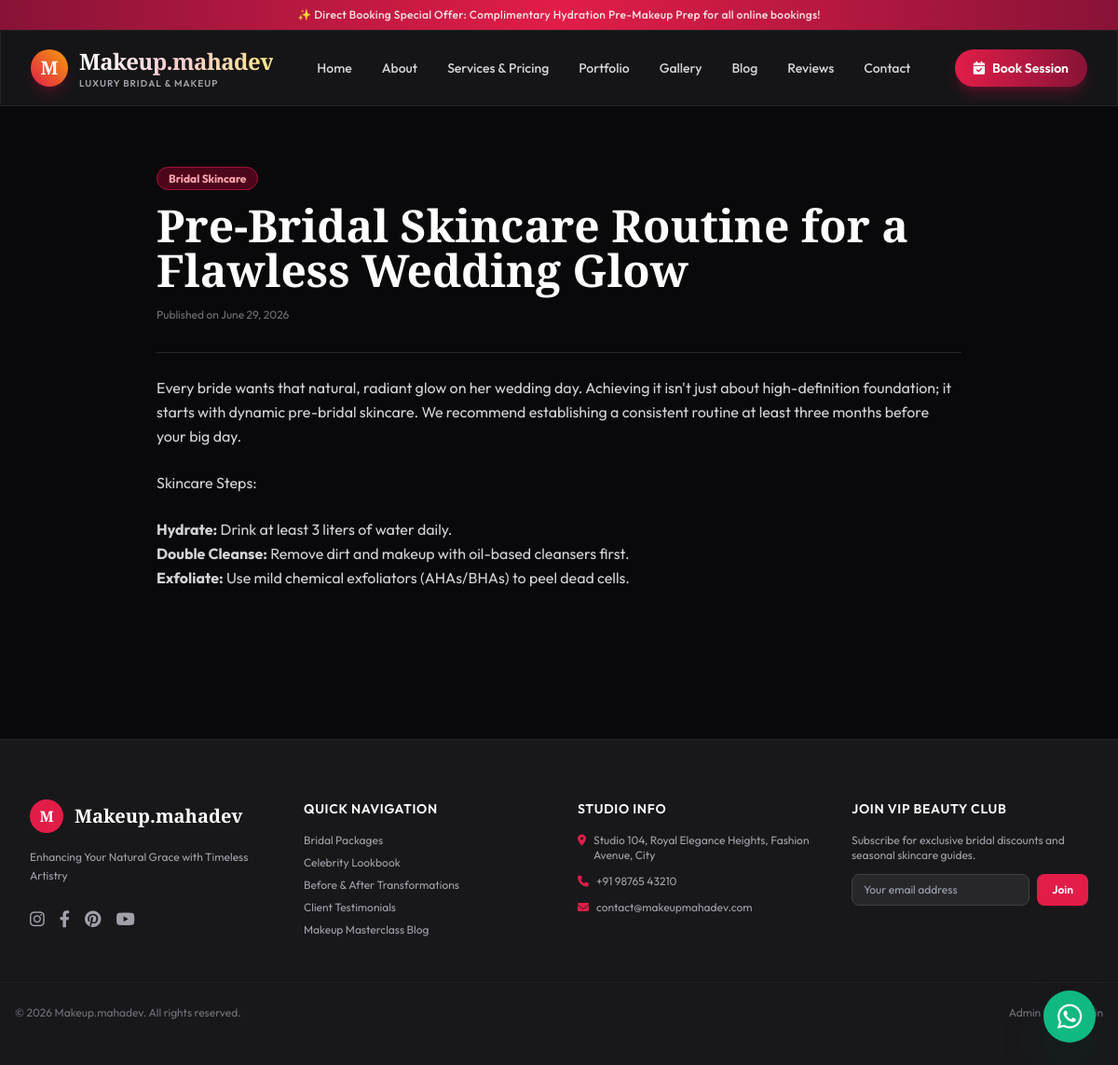
/blog/pre-bridal-skincare-routine-wedding-glow, run on the app's committed database.
### tables this page shows
CREATE TABLE `blogs` (
  `id` INT AUTO_INCREMENT PRIMARY KEY,
  `category_id` INT NULL,
  `title` VARCHAR(200) NOT NULL,
  `slug` VARCHAR(220) NOT NULL UNIQUE,
  `content` LONGTEXT NOT NULL,
  `featured_image` VARCHAR(255) NULL,
  `meta_title` VARCHAR(200) NULL,
  `meta_description` TEXT NULL,
  `status` ENUM('draft', 'published') DEFAULT 'published',
  `views_count` INT DEFAULT 0,
  `published_at` DATETIME DEFAULT CURRENT_TIMESTAMP,
  `created_at` TIMESTAMP DEFAULT CURRENT_TIMESTAMP,
  FOREIGN KEY (`category_id`) REFERENCES `blog_categories`(`id`) ON DELETE SET NULL
);

CREATE TABLE `blog_categories` (
  `id` INT AUTO_INCREMENT PRIMARY KEY,
  `name` VARCHAR(100) NOT NULL,
  `slug` VARCHAR(120) NOT NULL UNIQUE
);

### app/Controllers/BlogController.php (called while the page is built, shortened)
<?php
class BlogController extends Controller {
    public function detail($slug) {
        $post = Blog::findBySlug($slug);
        $data = [
            'meta_title' => $post['title'] . ' | Makeup.mahadev',
            'post' => $post
        ];
        $this->view('frontend/blog_detail', $data);
    }
}

### app/Core/App.php (called while the page is built, shortened)
<?php
class App {
    private Router $router;
    public function __construct() {
        $this->router = new Router();
    }
    private function registerRoutes() {
        $this->router->get('/', [\App\Controllers\HomeController::class, 'index']);
        $this->router->get('/about', [\App\Controllers\HomeController::class, 'about']);
        $this->router->get('/services', [\App\Controllers\ServiceController::class, 'index']);
        $this->router->get('/service/{slug}', [\App\Controllers\ServiceController::class, 'detail']);
        $this->router->get('/portfolio', [\App\Controllers\PortfolioController::class, 'index']);
        $this->router->get('/gallery', [\App\Controllers\PortfolioController::class, 'gallery']);
        $this->router->get('/blog', [\App\Controllers\BlogController::class, 'index']);
        $this->router->get('/blog/{slug}', [\App\Controllers\BlogController::class, 'detail']);
        $this->router->get('/reviews', [\App\Controllers\ReviewController::class, 'index']);
        $this->router->post('/review/submit', [\App\Controllers\ReviewController::class, 'submit']);
        $this->router->get('/contact', [\App\Controllers\HomeController::class, 'contact']);
        $this->router->post('/contact/submit', [\App\Controllers\HomeController::class, 'submitContact']);
        $this->router->get('/booking', [\App\Controllers\BookingController::class, 'index']);
        $this->router->post('/booking/calculate', [\App\Controllers\BookingController::class, 'calculatePriceApi']);
        $this->router->post('/booking/submit', [\App\Controllers\BookingController::class, 'submit']);
        $this->router->get('/admin/login', [\App\Controllers\Admin\AuthController::class, 'loginForm']);
        $this->router->post('/admin/login', [\App\Controllers\Admin\AuthController::class, 'login']);
        $this->router->get('/admin/logout', [\App\Controllers\Admin\AuthController::class, 'logout']);
        $this->router->get('/admin', [\App\Controllers\Admin\DashboardController::class, 'index']);
        $this->router->get('/admin/dashboard', [\App\Controllers\Admin\DashboardController::class, 'index']);
        $this->router->get('/admin/services', [\App\Controllers\Admin\ServiceController::class, 'index']);
        $this->router->get('/admin/services/create', [\App\Controllers\Admin\ServiceController::class, 'create']);
        $this->router->post('/admin/services/store', [\App\Controllers\Admin\ServiceController::class, 'store']);
        $this->router->get('/admin/services/edit/{id}', [\App\Controllers\Admin\ServiceController::class, 'edit']);
        $this->router->post('/admin/services/update/{id}', [\App\Controllers\Admin\ServiceController::class, 'update']);
        $this->router->get('/admin/services/delete/{id}', [\App\Controllers\Admin\ServiceController::class, 'delete']);
        $this->router->get('/admin/bookings', [\App\Controllers\Admin\BookingController::class, 'index']);
        $this->router->get('/admin/bookings/view/{id}', [\App\Controllers\Admin\BookingController::class, 'view']);
        $this->router->post('/admin/bookings/update-status/{id}', [\App\Controllers\Admin\BookingController::class, 'updateStatus']);
        $this->router->get('/admin/portfolio', [\App\Controllers\Admin\PortfolioController::class, 'index']);
        $this->router->post('/admin/portfolio/store', [\App\Controllers\Admin\PortfolioController::class, 'store']);
        $this->router->get('/admin/portfolio/delete/{id}', [\App\Controllers\Admin\PortfolioController::class, 'delete']);
        $this->router->get('/admin/blogs', [\App\Controllers\Admin\BlogController::class, 'index']);
        $this->router->get('/admin/blogs/create', [\App\Controllers\Admin\BlogController::class, 'create']);
        $this->router->post('/admin/blogs/store', [\App\Controllers\Admin\BlogController::class, 'store']);
        $this->router->get('/admin/blogs/edit/{id}', [\App\Controllers\Admin\BlogController::class, 'edit']);
        $this->router->post('/admin/blogs/update/{id}', [\App\Controllers\Admin\BlogController::class, 'update']);
        $this->router->get('/admin/blogs/delete/{id}', [\App\Controllers\Admin\BlogController::class, 'delete']);
        $this->router->post('/admin/blogs/upload-image', [\App\Controllers\Admin\BlogController::class, 'uploadImage']);
        $this->router->get('/admin/gallery', [\App\Controllers\Admin\GalleryController::class, 'index']);
        $this->router->post('/admin/gallery/store', [\App\Controllers\Admin\GalleryController::class, 'store']);
        $this->router->get('/admin/gallery/delete/{id}', [\App\Controllers\Admin\GalleryController::class, 'delete']);
        $this->router->get('/admin/reviews', [\App\Controllers\Admin\ReviewController::class, 'index']);
        $this->router->post('/admin/reviews/store', [\App\Controllers\Admin\ReviewController::class, 'store']);
        $this->router->get('/admin/reviews/approve/{id}', [\App\Controllers\Admin\ReviewController::class, 'approve']);
        $this->router->get('/admin/reviews/disapprove/{id}', [\App\Controllers\Admin\ReviewController::class, 'disapprove']);
        $this->router->get('/admin/reviews/toggle-featured/{id}', [\App\Controllers\Admin\ReviewController::class, 'toggleFeatured']);
        $this->router->get('/admin/reviews/delete/{id}', [\App\Controllers\Admin\ReviewController::class, 'delete']);
        $this->router->get('/admin/settings', [\App\Controllers\Admin\SettingsController::class, 'index']);
        $this->router->post('/admin/settings/save', [\App\Controllers\Admin\SettingsController::class, 'save']);
    }
    public function run() {
        $this->router->dispatch($_SERVER['REQUEST_METHOD'], $_SERVER['REQUEST_URI']);
    }
}

### public/index.php (called while the page is built, shortened)
<?php
$app = new App\Core\App();
$app->run();

### app/Core/Database.php (called while the page is built, shortened)
<?php
class Database {
    private static $instance = null;
    private $pdo;
    private function __construct() {
        try {
            $dsn = "mysql:host=" . DB_HOST . ";port=" . DB_PORT . ";dbname=" . DB_NAME . ";charset=" . DB_CHARSET;
            $options = [
                PDO::ATTR_ERRMODE => PDO::ERRMODE_EXCEPTION,
                PDO::ATTR_DEFAULT_FETCH_MODE => PDO::FETCH_ASSOC,
                PDO::ATTR_EMULATE_PREPARES => false,
            ];
            $this->pdo = new PDO($dsn, DB_USER, DB_PASS, $options);
        } catch (PDOException $e) {
            if (APP_DEBUG) {
                die("Database Connection Error: " . $e->getMessage());
            } else {
                die("A database connection error occurred. Please try again later.");
            }
        }
    }
    public static function getInstance() {
        if (self::$instance === null) {
            self::$instance = new self();
        }
        return self::$instance;
    }
    public function getConnection() {
        return $this->pdo;
    }
    public static function query($sql, $params = []) {
        $db = self::getInstance()->getConnection();
        $stmt = $db->prepare($sql);
        $stmt->execute($params);
        return $stmt;
    }
    public static function fetch($sql, $params = []) {
        return self::query($sql, $params)->fetch();
    }
}

### app/Models/Blog.php (called while the page is built, shortened)
<?php
class Blog {
    public static function findBySlug($slug) {
        return Database::fetch("SELECT b.*, c.name as category_name FROM blogs b LEFT JOIN blog_categories c ON b.category_id = c.id WHERE b.slug = ?", [$slug]);
    }
}

### app/Views/frontend/blog_detail.php (the view)
<article class="py-16 max-w-4xl mx-auto px-4 space-y-8">
    <div class="space-y-4">
        <span class="text-xs font-bold px-3 py-1 rounded-full bg-rose-950 text-rose-300 border border-rose-800">
            <?= htmlspecialchars($post['category_name'] ?? 'Journal') ?>
        </span>
        <h1 class="font-serif text-4xl sm:text-5xl font-extrabold text-white leading-tight"><?= htmlspecialchars($post['title']) ?></h1>
        <p class="text-xs text-zinc-500">Published on <?= date('F j, Y', strtotime($post['published_at'])) ?></p>
    </div>
    <div class="prose prose-invert max-w-none text-zinc-300 leading-relaxed space-y-6 pt-6 border-t border-zinc-800">
        <?= $post['content'] ?>
    </div>
</article>

### app/Core/Router.php (shortened to what this page needs)
<?php
class Router {
    private array $routes = [];
    private function addRoute($method, $path, $handler) {
        $this->routes[] = [
            'method' => strtoupper($method),
            'path' => $path,
            'handler' => $handler
        ];
    }
    public function dispatch($requestMethod, $requestUri) {
        $uri = parse_url($requestUri, PHP_URL_PATH);
        $uri = '/' . trim($uri, '/');
        foreach ($this->routes as $route) {
            $pattern = preg_replace('/\{([a-zA-Z0-9_]+)\}/', '(?P<\1>[a-zA-Z0-9_\-]+)', $route['path']);
            $pattern = '#^' . $pattern . '$#';
            if (preg_match($pattern, $uri, $matches)) {
                $params = array_filter($matches, 'is_string', ARRAY_FILTER_USE_KEY);
                $handler = $route['handler'];
                if (is_array($handler)) {
                    [$controllerClass, $method] = $handler;
                    if (class_exists($controllerClass)) {
                        $controller = new $controllerClass();
                        if (method_exists($controller, $method)) {
                            call_user_func_array([$controller, $method], $params);
                            return;
                        }
                    }
                }
            }
        }
    }
}

### data on the page
blogs: category.name "Bridal Skincare", title "Pre-Bridal Skincare Routine for a Flawless Wedding Glow", published_at "June 29, 2026", content "Every bride wants that natural, radiant glow on her wedding day. Achieving it isn't just about high-definition foundation; it starts with dynamic pre-bridal skincare. We recommend establishing a consistent routine at least three months before your big day. Skincare Steps: Hydrate: Drink at least 3 liters of water daily. Double Cleanse: Remove dirt and makeup with oil-based cleansers first. Exfoliate: Use mild chemical exfoliators (AHAs/BHAs) to peel dead cells."

### other printed values
$globalSettings['site_name'] "Makeup.mahadev"
$globalSettings['site_tagline'] "Enhancing Your Natural Grace with Timeless Artistry"
$globalSettings['office_address'] "Studio 104, Royal Elegance Heights, Fashion Avenue, City"
$globalSettings['contact_phone'] "+91 98765 43210"
$globalSettings['contact_email'] "contact@makeupmahadev.com"
